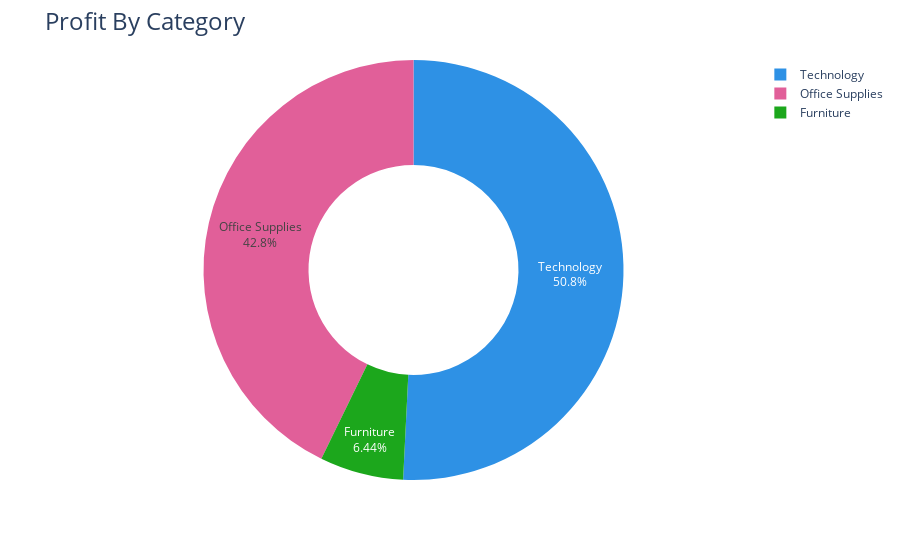

Notebook code cell kept with this figure:
### Code cell
fig = px.pie(profit_by_category,
            values='Profit',
            names ='Category',
            hole=0.5,
            color_discrete_sequence=px.colors.qualitative.Dark24)
fig.update_traces(textposition='inside',textinfo='percent+label')
fig.update_layout(title_text='Profit By Category',title_font=dict(size=24))
fig.show()

### Figure 1 — Plotly figure (JSON) as saved in the notebook; plotly's stock layout.template omitted (floating-point values rounded to 4 significant figures)
{"data": [{"domain": {"x": [0, 1], "y": [0, 1]}, "hole": 0.5, "hovertemplate": "Category=%{label}<br>Profit=%{value}<extra></extra>", "labels": ["Furniture", "Office Supplies", "Technology"], "legendgroup": "", "name": "", "showlegend": true, "textinfo": "percent+label", "textposition": "inside", "type": "pie", "values": [18450.0, 122500.0, 145500.0]}], "layout": {"autosize": true, "legend": {"tracegroupgap": 0}, "margin": {"t": 60}, "piecolorway": ["#2E91E5", "#E15F99", "#1CA71C", "#FB0D0D", "#DA16FF", "#222A2A", "#B68100", "#750D86", "#EB663B", "#511CFB", "#00A08B", "#FB00D1", "#FC0080", "#B2828D", "#6C7C32", "#778AAE", "#862A16", "#A777F1", "#620042", "#1616A7", "#DA60CA", "#6C4516", "#0D2A63", "#AF0038"], "title": {"font": {"size": 24}, "text": "Profit By Category"}}}
